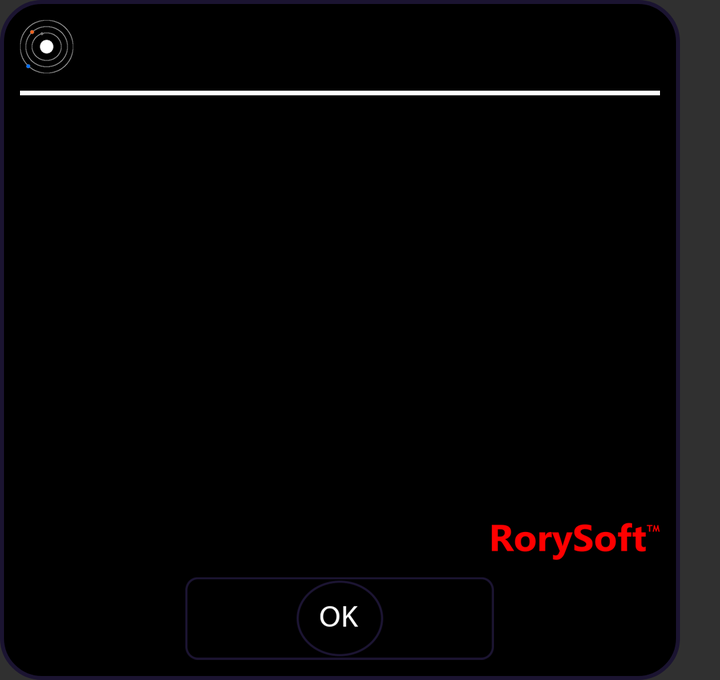
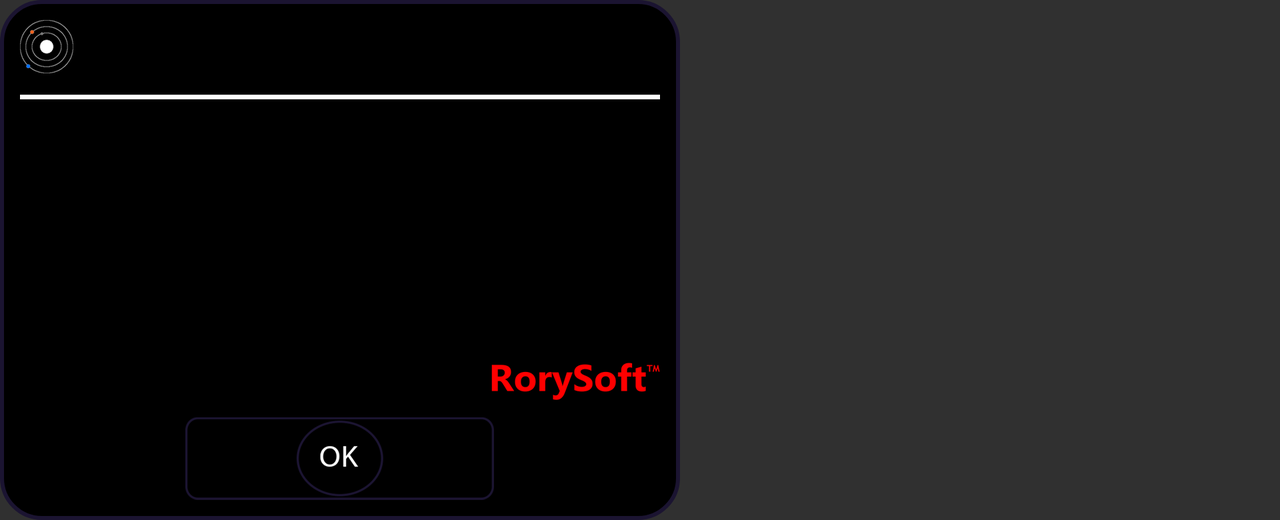

First picture: res/layout/ on a phone held upright. Second picture: the repository's own variant of that layout, on a device whose configuration matches the variant's folder. Source for both follows.
<!-- AndroidManifest.xml: application theme AppTheme -->
<!-- res/layout/fragment_about.xml -->
<?xml version="1.0" encoding="utf-8"?>
<RelativeLayout xmlns:android="http://schemas.android.com/apk/res/android"
    android:orientation="vertical" android:layout_width="340dp"
    android:layout_height="340dp"
    android:background="@drawable/about_border"
    android:clickable="true">

    <TextView
        android:id="@+id/title"
        android:layout_width="wrap_content"
        android:layout_height="wrap_content"
        android:textSize="20sp"
        android:layout_marginLeft="35dp"
        android:layout_marginStart="35dp"
        android:layout_marginTop="5dp"/>

    <ImageView
        android:id="@+id/icon"
        android:layout_width="wrap_content"
        android:layout_height="wrap_content"
        android:src="@drawable/app_icon"/>

    <ImageView
        android:id="@+id/divider"
        android:layout_width="match_parent"
        android:layout_height="3dp"
        android:layout_below="@+id/title"
        android:layout_marginTop="3dp"
        android:src="@drawable/divider"/>

    <TextView
        android:id="@+id/general_about"
        android:layout_width="wrap_content"
        android:layout_height="wrap_content"
        android:layout_below="@+id/divider"
        android:layout_marginTop="15dp"
        android:textSize="12sp"/>

    <TextView
        android:id="@+id/credits"
        android:layout_width="wrap_content"
        android:layout_height="wrap_content"
        android:layout_below="@+id/general_about"
        android:textSize="12sp"/>

    <ImageView
        android:id="@+id/okButton"
        android:layout_width="wrap_content"
        android:layout_height="wrap_content"
        android:src="@drawable/ok_button"
        android:layout_alignParentBottom="true"
        android:layout_centerHorizontal="true"/>

    <ImageView
        android:layout_width="wrap_content"
        android:layout_height="wrap_content"
        android:src="@drawable/logo"
        android:layout_alignParentBottom="true"
        android:layout_alignParentRight="true"
        android:layout_marginBottom="50dp"/>

</RelativeLayout>
<!-- resources referenced by this layout -->
<resources>
  <!-- drawable about_border (drawable) -->
  <?xml version="1.0" encoding="utf-8"?>
  <shape xmlns:android="http://schemas.android.com/apk/res/android">
      <size android:width="120dp" />
      <corners android:radius="20dp" />
      <padding
          android:bottom="10dp"
          android:left="10dp"
          android:right="10dp"
          android:top="10dp" />
      <solid android:color="#000000" />
      <stroke
          android:width="2dp"
          android:color="#1b1431" />
  </shape>
  <!-- drawable app_icon: png bitmap (drawable-hdpi, 4595 bytes) -->
  <!-- drawable divider: png bitmap (drawable-xhdpi, 2819 bytes) -->
  <!-- drawable logo: png bitmap (drawable-mdpi, 5318 bytes) -->
  <!-- drawable ok_button: png bitmap (drawable-hdpi, 6712 bytes) -->
  <style name="AppTheme" parent="Theme.AppCompat.NoActionBar">
          
          <item name="colorPrimary">@color/colorPrimary</item>
          <item name="colorPrimaryDark">@color/colorPrimaryDark</item>
          <item name="colorAccent">@color/colorAccent</item>
      </style>
  <color name="colorPrimary">#3F51B5</color>
  <color name="colorPrimaryDark">#303F9F</color>
  <color name="colorAccent">#ffffff</color>
</resources>
<!-- res/layout-land/fragment_about.xml (the repository's variant of the layout above) -->
<!-- drawn on the phone turned sideways -->
<?xml version="1.0" encoding="utf-8"?>
<RelativeLayout xmlns:android="http://schemas.android.com/apk/res/android"
    android:layout_width="340dp"
    android:layout_height="260dp"
    android:background="@drawable/about_border"
    android:clickable="true"
    android:orientation="horizontal">

    <TextView
        android:id="@+id/title"
        android:layout_width="wrap_content"
        android:layout_height="wrap_content"
        android:layout_marginLeft="35dp"
        android:layout_marginStart="35dp"
        android:layout_marginTop="5dp"
        android:textSize="20sp" />

    <ImageView
        android:id="@+id/icon"
        android:layout_width="wrap_content"
        android:layout_height="wrap_content"
        android:src="@drawable/app_icon" />


    <ImageView
        android:id="@+id/divider"
        android:layout_width="match_parent"
        android:layout_height="3dp"
        android:layout_below="@+id/title"
        android:layout_marginTop="5dp"
        android:src="@drawable/divider" />

            <TextView
                android:id="@+id/general_about"
                android:layout_width="wrap_content"
                android:layout_height="wrap_content"
                android:layout_marginTop="15dp"
                android:textSize="12sp"
                android:layout_below="@+id/divider"/>

            <TextView
                android:id="@+id/credits"
                android:layout_width="wrap_content"
                android:layout_height="wrap_content"
                android:textSize="12sp"
                android:layout_below="@+id/general_about"/>

            <ImageView
                android:id="@+id/okButton"
                android:layout_width="wrap_content"
                android:layout_height="wrap_content"
                android:src="@drawable/ok_button"
                android:layout_alignParentBottom="true"
                android:layout_centerHorizontal="true"/>
    <ImageView
        android:layout_width="wrap_content"
        android:layout_height="wrap_content"
        android:src="@drawable/logo"
        android:layout_alignParentBottom="true"
        android:layout_alignParentRight="true"
        android:layout_marginBottom="50dp"/>
</RelativeLayout>
